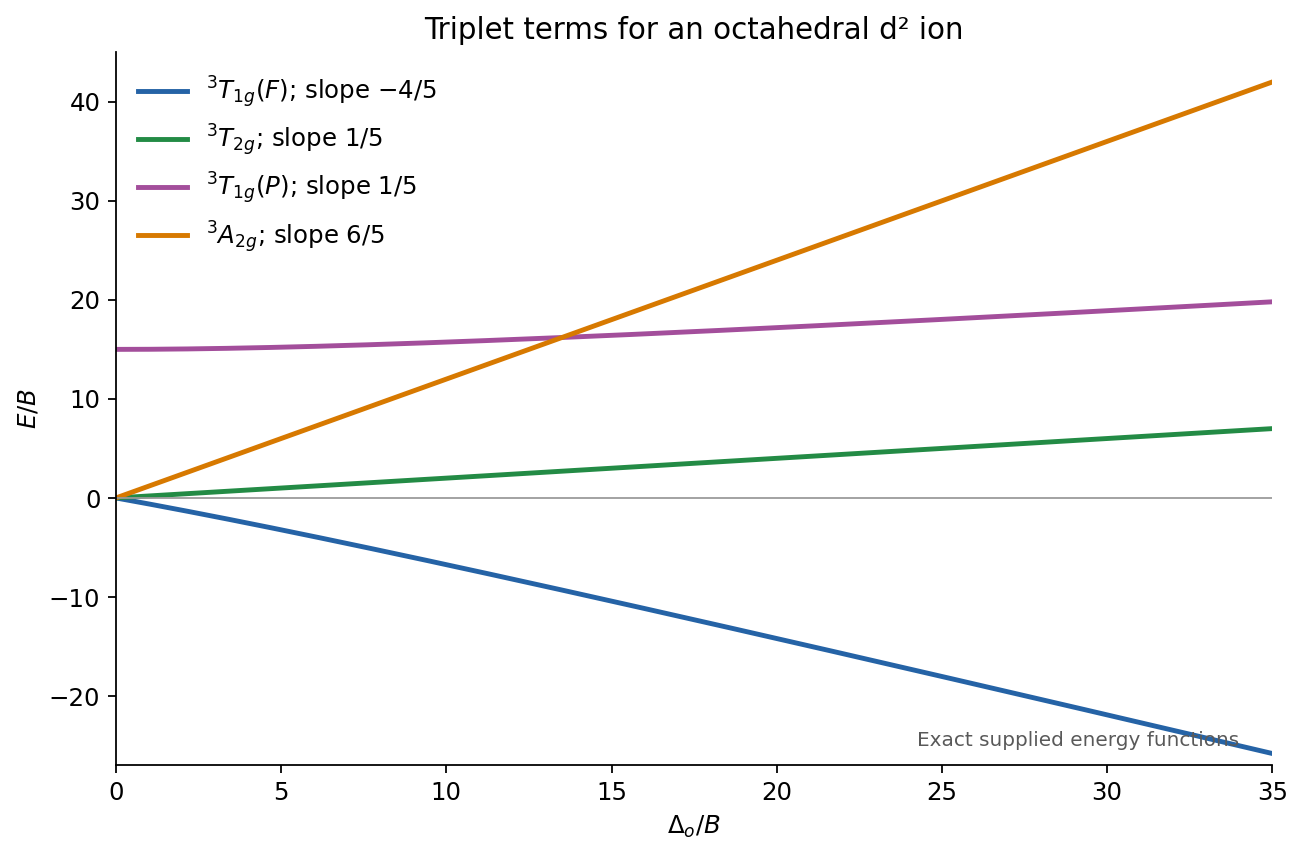

Python code for this plot:
#!/usr/bin/env python3
"""Original explanatory schematic; Python 3.14, numpy and matplotlib."""
import numpy as np
import matplotlib
matplotlib.use("Agg")
import matplotlib.pyplot as plt
plt.rcParams.update({"font.size": 11, "axes.spines.top": False, "axes.spines.right": False})

x=np.linspace(0,35,700)
r=np.sqrt(225+18*x+x*x)
ys=[.5*(15-.6*x-r),.2*x,.5*(15-.6*x+r),1.2*x]
labels=[r"$^3T_{1g}(F)$; slope $-4/5$",r"$^3T_{2g}$; slope $1/5$",r"$^3T_{1g}(P)$; slope $1/5$",r"$^3A_{2g}$; slope $6/5$"]
fig,ax=plt.subplots(figsize=(8.3,5.5))
for y,l,c in zip(ys,labels,['#2563a6','#238b45','#a34e9b','#d77900']):ax.plot(x,y,lw=2.2,label=l,color=c)
ax.axhline(0,color='0.6',lw=.8);ax.set(xlabel=r'$\Delta_o/B$',ylabel=r'$E/B$',xlim=(0,35),ylim=(-27,45))
ax.legend(frameon=False,loc='upper left');ax.set_title('Triplet terms for an octahedral d² ion')
ax.text(34,-25,'Exact supplied energy functions',ha='right',fontsize=9,color='0.35')
fig.tight_layout()
fig.savefig("paper-2a-orgel.png", dpi=160, bbox_inches="tight", facecolor="white")
plt.close(fig)
